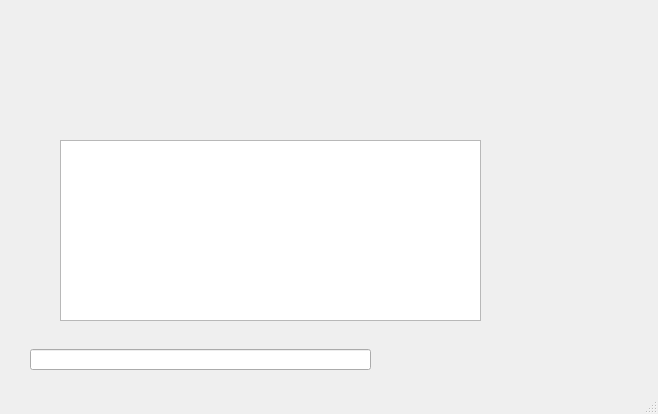
<?xml version="1.0" encoding="UTF-8"?>
<ui version="4.0">
 <class>MainWindow</class>
 <widget class="QMainWindow" name="MainWindow">
  <property name="geometry">
   <rect>
    <x>0</x>
    <y>0</y>
    <width>658</width>
    <height>414</height>
   </rect>
  </property>
  <property name="windowTitle">
   <string>MainWindow</string>
  </property>
  <widget class="QWidget" name="centralwidget">
   <widget class="QLineEdit" name="lineEdit">
    <property name="geometry">
     <rect>
      <x>30</x>
      <y>349</y>
      <width>341</width>
      <height>21</height>
     </rect>
    </property>
   </widget>
   <widget class="QPlainTextEdit" name="plainTextEdit">
    <property name="geometry">
     <rect>
      <x>60</x>
      <y>140</y>
      <width>421</width>
      <height>181</height>
     </rect>
    </property>
   </widget>
  </widget>
  <widget class="QMenuBar" name="menubar">
   <property name="geometry">
    <rect>
     <x>0</x>
     <y>0</y>
     <width>658</width>
     <height>19</height>
    </rect>
   </property>
  </widget>
  <widget class="QStatusBar" name="statusbar"/>
 </widget>
 <resources/>
 <connections/>
</ui>
